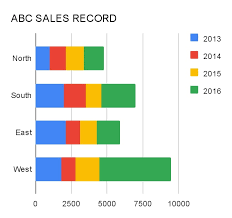
#> input picture maincode/horizontal_stack/images.png, 232 x 218 px
$ python mainvalue_hstack.py
#> lines starting #> are read from the running program, lines starting #| are printed output that depends on the picture
### maincode/horizontal_stack/filterimage.py
import cv2
import numpy as np
import matplotlib.pyplot as plt
# from sklearn.cluster import MiniBatchKMeans

def obtainbars(img):
    """
    Pass a gray scaled image as input to obtain only the bars
    """


    # Thresholding the image
    # (thresh, img_bin) = cv2.threshold(img, 240, 255,0)
    # Invert the image

    img_bin=img
    # img_bin=cv2.cvtColor(img,cv2.COLOR_BGR2GRAY)

    img_bin = 255-img_bin

    # plt.imshow(img)
    # plt.show()

    # Defining a kernel length
    kernel_length = np.array(img).shape[1]//80

    # A vertical kernel of (1 X kernel_length), which will help to detect all the vertical line from the image.
    verticle_kernel=cv2.getStructuringElement(cv2.MORPH_RECT,(10,kernel_length))


    # A kernel of (3 X 3) ones.
    kernel = cv2.getStructuringElement(cv2.MORPH_RECT, (3, 3))

    # Morphological operation to detect vertical lines from an image

    img_temp1=cv2.erode(img_bin,verticle_kernel,iterations=3)
    verticle_lines_img=cv2.dilate(img_temp1,verticle_kernel,iterations=3)
    verticle_lines_img=255-verticle_lines_img

    return verticle_lines_img


# [8 lines that do not run on import are left out]

### maincode/horizontal_stack/height_calculator.py
import cv2
import matplotlib.pyplot as plt
import numpy as np

BACKGROUND_COLOR=255

def axiscoordinate(image):
    h,w=image.shape[:2]
    flag=0

    for x in range(0,w*2//3,5):
        for y in range(h-10):
            flag=1
            for i in range(3):
                if image[y,x+i]==BACKGROUND_COLOR:
                    flag=0
                    break
            if flag==1:
                return [y,x]


def heightcalculation(image):
    h,w=image.shape
    xy,xx=axiscoordinate(image)

    y=yinitial=xy
    x=xinitial=xx
    height=[]
    barlocation=[]
    x+=2
    yend=xy

    while y<h-30:

        while image[y,x]==BACKGROUND_COLOR and image[y+1,x]==BACKGROUND_COLOR and y<h-30:
            y+=1

        flag=0
        xinitial=x
        yinitial=y+2
        y+=2

        while image[y,x]!=BACKGROUND_COLOR and y<h-30:
            y+=1

        xmid=x
        ymid=(yinitial+(y-2))//2
        color=int(image[ymid,xmid])


        temp=[]
        while image[ymid,xmid]!=BACKGROUND_COLOR and xmid<w-30:
            while abs(int(image[ymid,xmid])-color)<9 and xmid<w-30:
                xmid+=1

            flag=1

            temp.append([color,abs(xmid-xinitial)])
            xinitial=xmid
            xmid+=4   ######
            color=int(image[ymid,xmid])

        if flag==1:
            yend=y
            height.append(temp)
            barlocation.append(ymid)


    return [yend,xx,height,barlocation]


# [7 lines that do not run on import are left out]

### maincode/text_vertical_graph/text_position.py
import pytesseract
from pytesseract import pytesseract
import cv2
import matplotlib.pyplot as plt


##remove special characters
##yaxismax=last y coordinate of the bar
def barlabelandheightratio(img,xaxismaximum=0,yaxismaximum=0):

    y=img.shape[0]-yaxismaximum
    h,w=img.shape[:2]

    custom_config=r'--oem 3 --psm 6'
    data=pytesseract.image_to_boxes(img,config=custom_config)
    matrix=data.split("\n")
    l=[]
    label=""
    bar_labels=[]
    bar_positions=[]
    i=0
    flag=0

    for j in matrix:
        l.append(j.split(" "))

    while i<(len(l)-1):

        xaverage1=((int(l[i][1])+int(l[i][3]))/2)
        xaverage2=((int(l[i+1][1])+int(l[i+1][3]))/2)

        yaverage1=((int(l[i][2])+int(l[i][4]))/2)
        yaverage2=((int(l[i+1][2])+int(l[i+1][4]))/2)

        if xaverage1>xaxismaximum:

            label=""
            while xaverage1>xaxismaximum and i<len(l)-1:
                i+=1
                xaverage1=((int(l[i][1])+int(l[i][3]))/2)

            flag=0
            continue

        ###write condition for labels with length one


        if abs(yaverage2-yaverage1)<=15 and abs(xaverage2-xaverage1)<50:
            flag=1
            if abs(xaverage2-xaverage1)<30:
                label+=l[i][0]
            else:
                label+=l[i][0]
                label+=" "

        if ((abs(xaverage2-xaverage1)>40 and xaverage2<xaxismaximum) or (abs(xaverage2-xaverage1)<40 and xaverage2>xaxismaximum)) and abs(yaverage2-yaverage1)<15:
            label=""
            flag=0
        elif (xaverage2>xaxismaximum and abs(yaverage2-yaverage1)>15) and abs(xaverage2-xaverage1)>30:
            if flag==1:
                label+=l[i][0]
                bar_labels.append(label)
                label=""
                bar_positions.append(h-(int(l[i-1][2])+int(l[i-1][4]))/2)
            else:

                if xaverage1>(xaxismaximum)*(1/3) and l[i][0] not in ['.','@','\'','`','!','-']:
                    bar_labels.append(l[i][0])
                    bar_positions.append(h-yaverage1)

            flag=0
        elif (xaverage2>xaxismaximum or abs(yaverage2-yaverage1)>15):
            if flag==1:
                label+=l[i][0]
                bar_labels.append(label)
                label=""
                bar_positions.append(h-(int(l[i-1][2])+int(l[i-1][4]))/2)
            else:

                if xaverage1>(xaxismaximum)*(1/3) and l[i][0] not in ['.','@','\'','`','!','-']:
                    bar_labels.append(l[i][0])
                    bar_positions.append(h-yaverage1)

            flag=0
        i+=1

     #####calculate ranges and height/pixel ratio
    print(bar_labels)
    pos=0
    while pos<len(l) and (int(l[pos][3])<xaxismaximum or int(l[pos][4])>=y):
        pos+=1


    bar_readings=[]
    bar_diff=[]
    initial=img.shape[1]

    while pos<len(l)-1 and int(l[pos][3])>=xaxismaximum:

        while pos<len(l)-1 and (not l[pos][0].isdigit()):
            pos+=1

        if pos>=len(l)-1:
            break
        temp=""
        xaverage1=((int(l[pos][1])+int(l[pos][3]))/2)
        xaverage2=((int(l[pos+1][1])+int(l[pos+1][3]))/2)

        yaverage1=((int(l[pos][2])+int(l[pos][4]))/2)
        yaverage2=((int(l[pos+1][2])+int(l[pos+1][4]))/2)

        xpos1=xaverage1
        xpos2=0

        while pos<len(l)-1 and (l[pos][0].isdigit() and abs(yaverage2-yaverage1)<10 and abs(xaverage1-xaverage2)<30):
            temp+=l[pos][0]

            pos+=1
            initial=yaverage1
            if pos>=len(l)-1:
                break

            xaverage1=((int(l[pos][1])+int(l[pos][3]))/2)
            xaverage2=((int(l[pos+1][1])+int(l[pos+1][3]))/2)

            yaverage1=((int(l[pos][2])+int(l[pos][4]))/2)
            yaverage2=((int(l[pos+1][2])+int(l[pos+1][4]))/2)

            xpos2=xaverage1


        if l[pos][0].isdigit():
            temp+=l[pos][0]
        if len(temp)>0:
            if len(temp)>1:
                bar_diff.append(abs(xpos1+xpos2)/2)
            else:
                bar_diff.append(abs(xpos1))
            bar_readings.append(int(temp))

        pos+=1

    print(bar_readings)
    # [4 lines of commented-out code are left out]

    diff_xaxis=[]
    bar_diff.sort()
    for d in range(len(bar_diff)-1):
        if bar_diff[d+1]-bar_diff[d]>0:
            diff_xaxis.append(bar_diff[d+1]-bar_diff[d])

    diff_xaxis.sort()
    k=len(diff_xaxis)

    height_ratio=diff_xaxis[k//2]

    diff=[]

    for m in range(len(bar_readings)-1):
        diff.append(bar_readings[m+1]-bar_readings[m])

    freq={}
    for m in diff:
        freq[m]=diff.count(m)

    max=0
    maxnumber=0

    for key,value in freq.items():
        if value>max:
            max=value
            maxnumber=key

    ratio=maxnumber/height_ratio

    # print(maxnumber)
    mark=0
    initial=img.shape[0]-initial

    # while mark<len(bar_positions) and bar_positions[mark]<initial-10:
    while mark<len(bar_positions) and bar_positions[mark]<yaxismaximum:
        mark+=1

    return [ratio,bar_labels[:mark],bar_positions[:mark]]

# [8 lines that do not run on import are left out]

    # print(d)

### maincode/horizontal_stack/mainvalue_hstack.py
import cv2
import os, sys
import matplotlib.pyplot as plt
from math import ceil
sys.path.append(os.path.dirname(os.path.dirname(os.path.abspath(__file__))))

from horizontal_stack import filterimage
from horizontal_stack import height_calculator
from text_vertical_graph import text_position

def mainfunction(img_path):
#> called with img_path = 'images.png'
    img=cv2.imread(img_path)
#> img is the input picture: shape (218, 232, 3); mean B, G, R 223.2, 231.2, 227.3
    img_gray=cv2.imread(img_path,0)
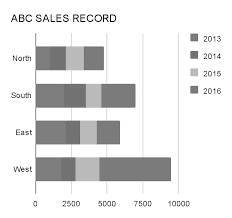
#> img_gray: shape (218, 232); min 0, max 255, mean 229

    only_bars=filterimage.obtainbars(img_gray)
#> in obtainbars, `img_bin = 255-img_bin`:
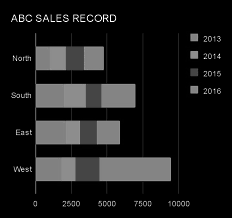
#> img_bin: shape (218, 232); min 0, max 255, mean 26
#> in obtainbars, `img_temp1=cv2.erode(img_bin,verticle_kernel,iterations=3)`:
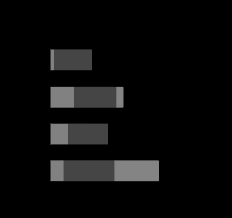
#> img_temp1: shape (218, 232); min 0, max 132, mean 10.7
#> in obtainbars, `verticle_lines_img=cv2.dilate(img_temp1,verticle_kernel,iterations=3)`:
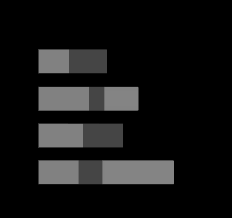
#> verticle_lines_img: shape (218, 232); min 0, max 132, mean 20.4
#> in obtainbars, `verticle_lines_img=255-verticle_lines_img`:
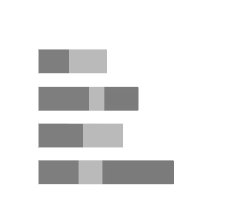
#> verticle_lines_img: shape (218, 232); min 123, max 255, mean 234.6
    (yaxismaximum,xaxismaximum,heights,bar_position)=height_calculator.heightcalculation(only_bars)
#> in heightcalculation, `xy,xx=axiscoordinate(image)`: xy = 49; xx = 40
#> in heightcalculation, `y=yinitial=xy`: y = 49
#> in heightcalculation, `x=xinitial=xx`: x = 40
#> in heightcalculation, `x+=2`: x = 42
#> in heightcalculation, `yend=xy`: yend = 49
#> the loop in heightcalculation, `while y<h-30: ` made 5 passes
#> (yinitial, ymid, yend) on passes 1 to 4: (51, 61, 74), (87, 98, 111), (124, 135, 148), (161, 172, 185)
#> (yinitial, ymid) on pass 5: (190, 189)
#> after the loop in heightcalculation, `while y<h-30:`: barlocation = [61, 98, 135, 172]; height = [[[126, 27], [186, 38]], [[126, 47], [186, 15], [123, 34]], [[126, 41], [186, 40]], [[126, 36], [186, 24], [123, 72]]]; y = 190
#> yaxismaximum = 185; xaxismaximum = 40; heights has the same summary as height in heightcalculation; bar_position = [61, 98, 135, 172]
    (ratio,bartitle,barlocation2)=text_position.barlabelandheightratio(img,xaxismaximum,yaxismaximum)
#> in barlabelandheightratio, `y=img.shape[0]-yaxismaximum`: y = 33


    data={}
    data['datatitles']=bartitle
    mx_index=0

    for i in range(1,len(heights)):
        if len(heights[i])>len(heights[mx_index]):
            mx_index=i

    mx=len(heights[mx_index])

    colors=[]

    for i in heights[mx_index]:
        colors.append(i[0])

    j=0
    new_heights=[]

    for i in range(len(barlocation2)):
        if abs(barlocation2[i]-bar_position[j])<30:
            if len(heights[j])<mx:
                temp=[]

                pos=0

                for k in range(mx):
                    if abs(heights[j][pos][0]-colors[k])<10:
                        temp.append(heights[j][pos][1])
                    else:
                        temp.append(0)
                new_heights.append(temp)

            else:
                temp=[]
                for bar in heights[j]:
                    temp.append(bar[1])

                new_heights.append(temp)

            j+=1
        else:
            temp=[]
            for h in range(mx):
                temp.append(0)
            new_heights.append(temp)

    bar_readings=[]

    for bar in new_heights:
        temp=[]
        for i in bar:
            readingofabar=ceil(i*ratio)
            temp.append(readingofabar)

        bar_readings.append(temp)

    # [4 lines of commented-out code are left out]

    return [data['datatitles'],bar_readings]

if __name__ == "__main__":
    img_path="images.png"
    print(mainfunction(img_path))
#> (the call stopped at in barlabelandheightratio, `data=pytesseract.image_to_boxes(img,config=custom_config)`: pytesseract is not available in this run)

$ run again, with maincode/horizontal_stack/case3.png copied over maincode/horizontal_stack/images.png
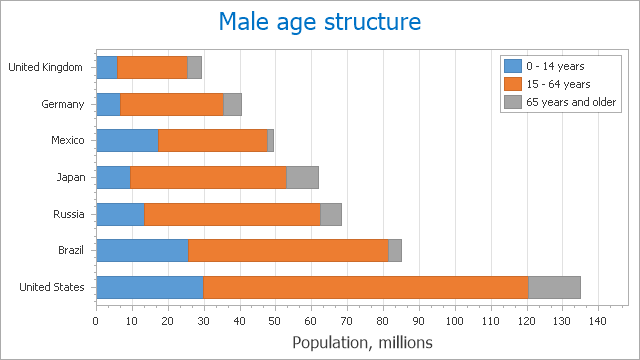
#> input picture maincode/horizontal_stack/case3.png, 640 x 360 px
#> in mainfunction, img is the input picture: shape (360, 640, 3); mean B, G, R 223.9, 229.9, 239.6
#> in obtainbars, `img_temp1=cv2.erode(img_bin,verticle_kernel,iterations=3)`:
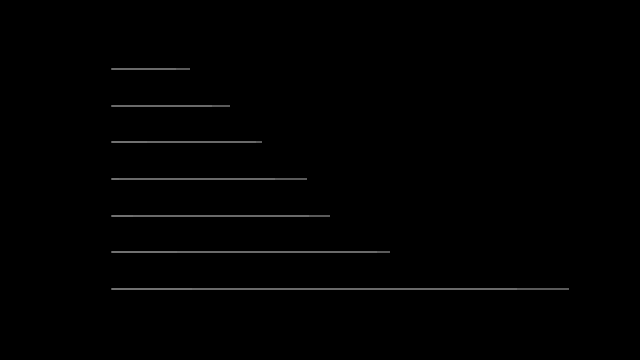
#> img_temp1: shape (360, 640); min 0, max 113, mean 1.4
#> in obtainbars, `verticle_lines_img=255-verticle_lines_img`:
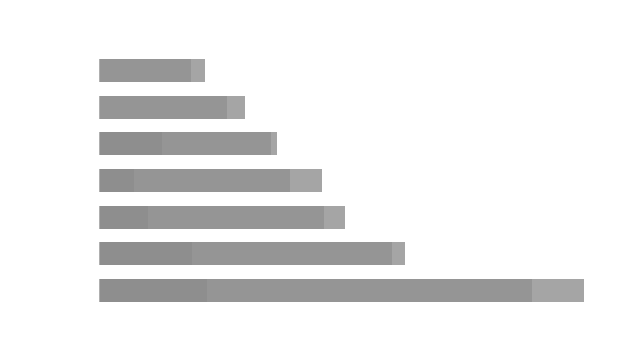
#> verticle_lines_img: shape (360, 640); min 142, max 255, mean 237.1
#> xy = 59; xx = 100
#> in heightcalculation, `y=yinitial=xy`: y = 59
#> in heightcalculation, `x=xinitial=xx`: x = 100
#> in heightcalculation, `x+=2`: x = 102
#> in heightcalculation, `yend=xy`: yend = 59
#> the loop in heightcalculation, `while y<h-30: ` made 8 passes
#> (yinitial, ymid, yend) on passes 1 to 7: (61, 70, 82), (97, 107, 119), (133, 143, 155), (170, 180, 192), (207, 217, 229), (243, 253, 265), (280, 290, 302)
#> after the loop in heightcalculation, `while y<h-30:`: barlocation = [70, 107, 143, 180, 217, 253, 290]; height = [[[149, 89], [165, 14]], [[149, 125], [165, 18]], [[142, 169], [165, 6]], [[142, 188], [165, 32]], [[142, 222], [165, 21]], [[142, 290], [165, 13]], [[142, 430], [165, 52]]]; y = 332
#> yaxismaximum = 302; xaxismaximum = 100; heights has the same summary as height in heightcalculation; bar_position = [70, 107, 143, 180, 217, 253, 290]
#> in barlabelandheightratio, `y=img.shape[0]-yaxismaximum`: y = 58

$ run again, with maincode/horizontal_stack/case4.png copied over maincode/horizontal_stack/images.png
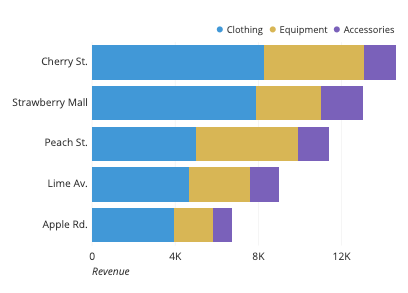
#> input picture maincode/horizontal_stack/case4.png, 408 x 293 px
#> in mainfunction, img is the input picture: shape (293, 408, 3); mean B, G, R 225, 220.1, 209.3
#> in obtainbars, `img_temp1=cv2.erode(img_bin,verticle_kernel,iterations=3)`:
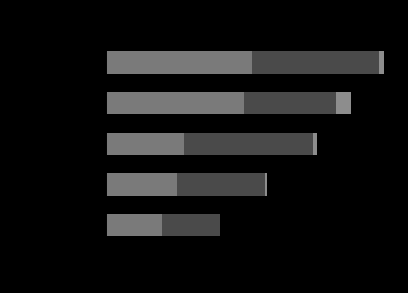
#> img_temp1: shape (293, 408); min 0, max 141, mean 18.6
#> in obtainbars, `verticle_lines_img=255-verticle_lines_img`:
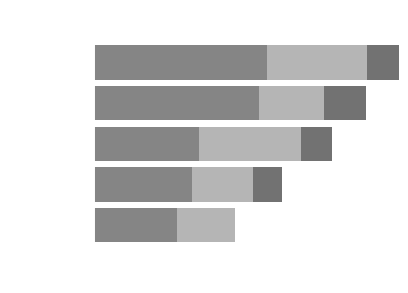
#> verticle_lines_img: shape (293, 408); min 114, max 255, mean 219.6
#> xy = 45; xx = 95
#> in heightcalculation, `y=yinitial=xy`: y = 45
#> in heightcalculation, `x=xinitial=xx`: x = 95
#> in heightcalculation, `x+=2`: x = 97
#> in heightcalculation, `yend=xy`: yend = 45
#> the loop in heightcalculation, `while y<h-30: ` made 6 passes
#> (yinitial, ymid, yend) on passes 1 to 5: (47, 62, 80), (87, 102, 120), (128, 143, 161), (168, 184, 202), (209, 224, 242)
#> after the loop in heightcalculation, `while y<h-30:`: barlocation = [62, 102, 143, 184, 224]; height = [[[133, 170], [181, 100], [114, 11]], [[133, 162], [181, 65], [114, 42]], [[133, 102], [181, 102], [114, 31]], [[133, 95], [181, 61], [114, 29]], [[133, 80], [181, 58]]]; y = 265
#> yaxismaximum = 242; xaxismaximum = 95; heights has the same summary as height in heightcalculation; bar_position = [62, 102, 143, 184, 224]
#> in barlabelandheightratio, `y=img.shape[0]-yaxismaximum`: y = 51
